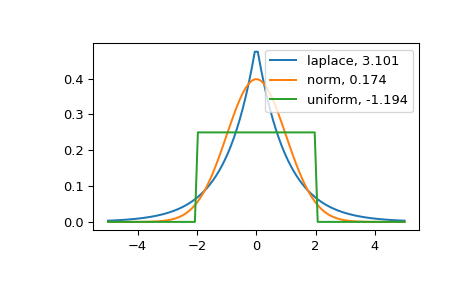

Write Python code to recreate this figure.
# In Fisher's definiton, the kurtosis of the normal distribution is zero.
# In the following example, the kurtosis is close to zero, because it was
# calculated from the dataset, not from the continuous distribution.

from scipy.stats import norm, kurtosis
data = norm.rvs(size=1000, random_state=3)
kurtosis(data)
# -0.06928694200380558

# The distribution with a higher kurtosis has a heavier tail.
# The zero valued kurtosis of the normal distribution in Fisher's definition
# can serve as a reference point.

import matplotlib.pyplot as plt
import scipy.stats as stats
from scipy.stats import kurtosis

x = np.linspace(-5, 5, 100)
ax = plt.subplot()
distnames = ['laplace', 'norm', 'uniform']

for distname in distnames:
    if distname == 'uniform':
        dist = getattr(stats, distname)(loc=-2, scale=4)
    else:
        dist = getattr(stats, distname)
    data = dist.rvs(size=1000)
    kur = kurtosis(data, fisher=True)
    y = dist.pdf(x)
    ax.plot(x, y, label="{}, {}".format(distname, round(kur, 3)))
    ax.legend()

# The Laplace distribution has a heavier tail than the normal distribution.
# The uniform distribution (which has negative kurtosis) has the thinnest
# tail.
